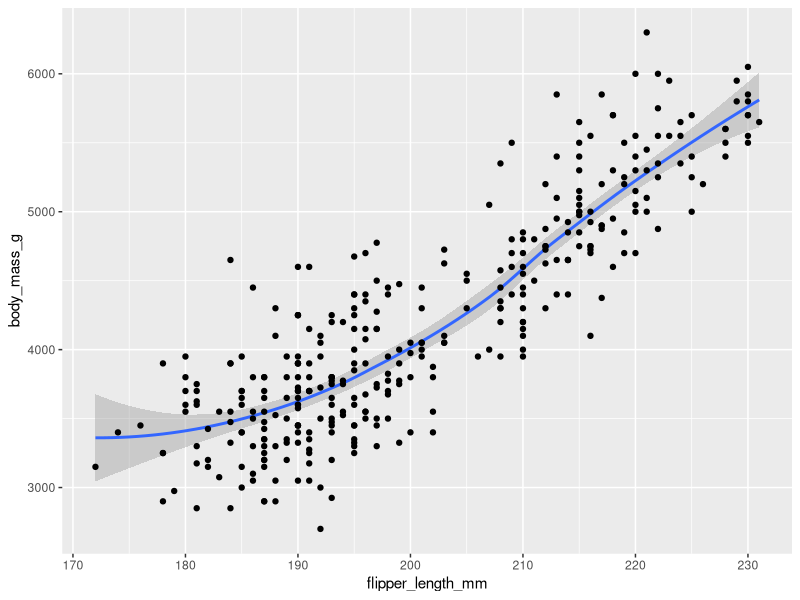
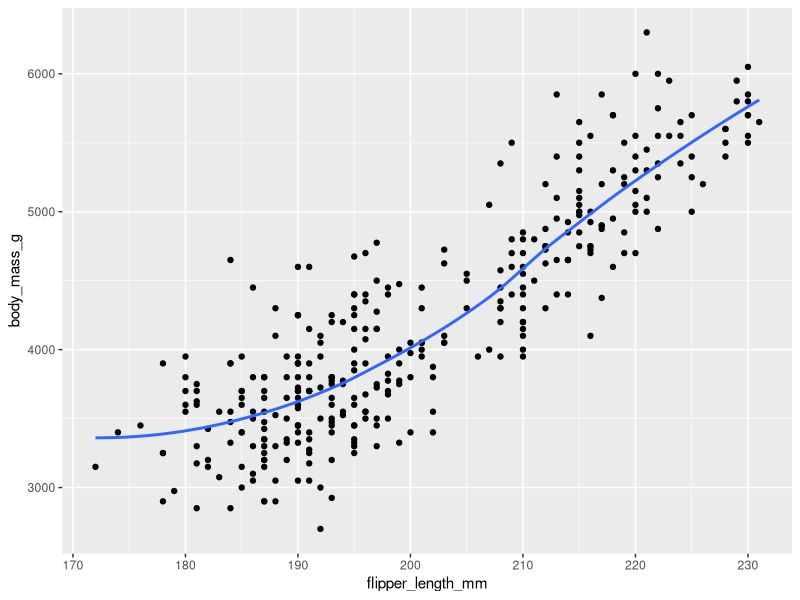
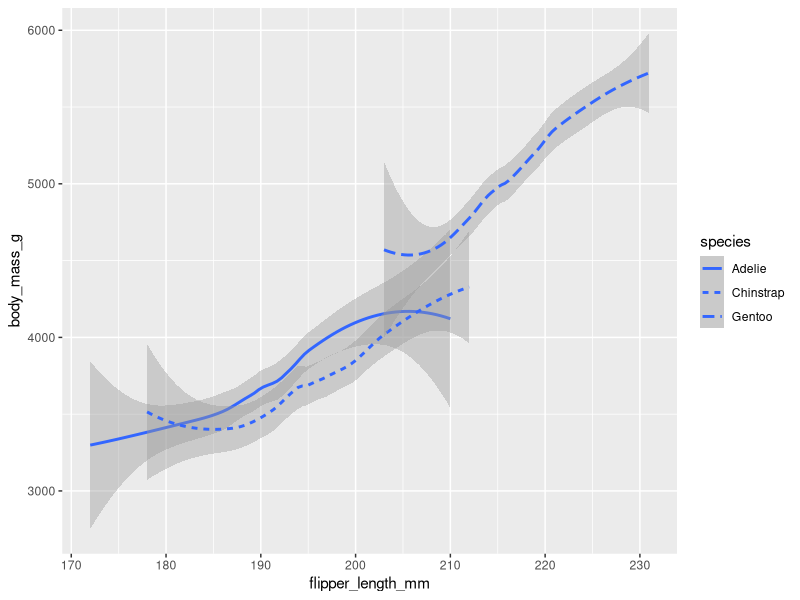
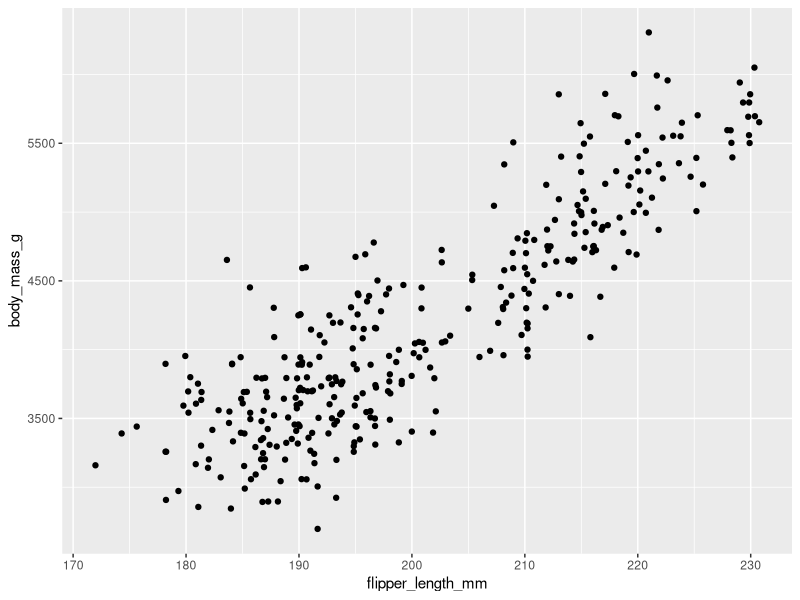
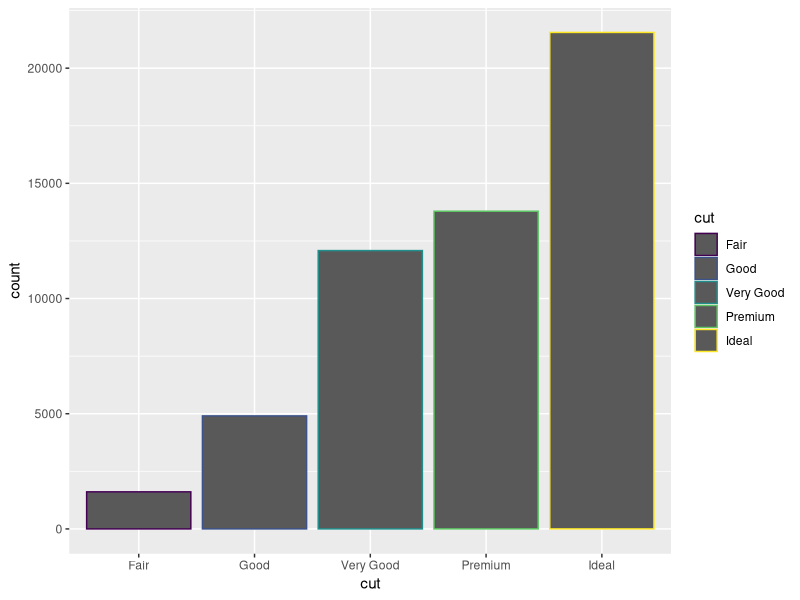
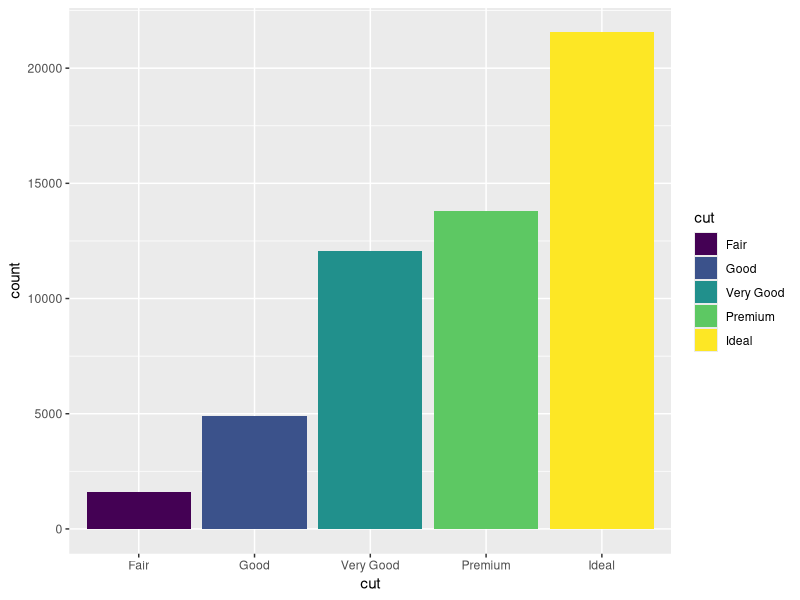
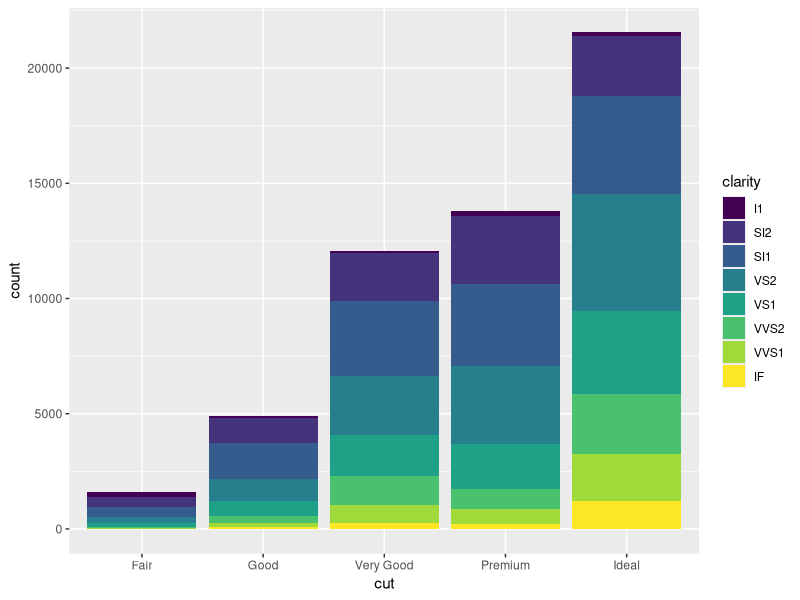
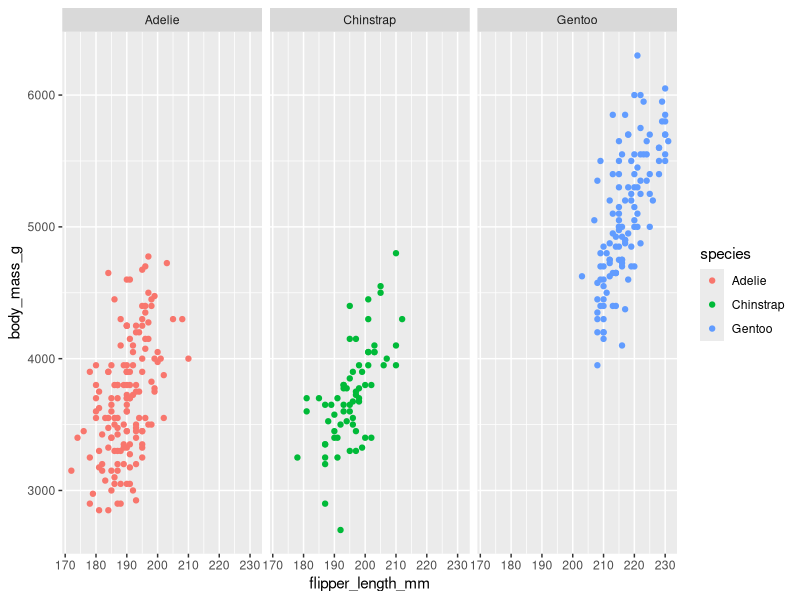

Write the R code that produced these figures, in order.
# Doing more with ggplot

## Using smooth functions
library(ggplot2)
library(palmerpenguins)
ggplot(data=penguins, aes(x=flipper_length_mm, y=body_mass_g)) + 
  geom_smooth() + 
  geom_point()

ggplot(data=penguins, aes(x=flipper_length_mm, y=body_mass_g)) + 
  geom_point() +
  geom_smooth(se=FALSE)

ggplot(data=penguins, aes(x=flipper_length_mm, y=body_mass_g, linetype=species)) + 
  geom_smooth()

# geom_jitter
ggplot(data=penguins, aes(x=flipper_length_mm, y=body_mass_g)) + 
  geom_jitter()

# geom_bar
ggplot(data=diamonds) + 
  geom_bar(mapping=aes(x=cut, color=cut))

ggplot(data=diamonds) + 
  geom_bar(mapping=aes(x=cut, fill=cut))

ggplot(data=diamonds) + 
  geom_bar(mapping=aes(x=cut, fill=clarity))

# Facets

## facet_wrap
ggplot(data=penguins, aes(x=flipper_length_mm, y=body_mass_g, color=species)) + 
  geom_point() +
  facet_wrap(~species)

ggplot(data=diamonds, mapping=aes(x=color, fill=cut)) + 
  geom_bar() + 
  facet_wrap(~cut)

## facet_grid
ggplot(data=penguins, aes(x=flipper_length_mm, y=body_mass_g, color=species)) + 
  geom_point() +
  facet_grid(sex~species)

ggplot(data=penguins, aes(x=flipper_length_mm, y=body_mass_g, color=species)) + 
  geom_point() +
  facet_grid(~sex)

